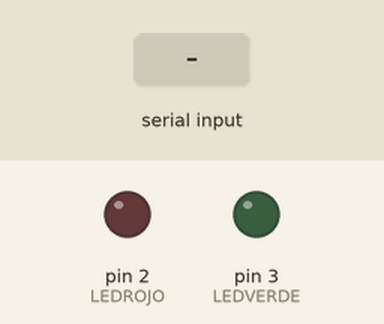
A sketch run on a simulated Arduino Uno, built with avr-gcc and run on an emulated ATmega328P. Parts: output pins drawn as LEDs (lit = HIGH). The test bench sets the inputs (shaded band).

Above: at 1.2 s.
1.3 s: "1" received over the second serial link
At 1.8 s:
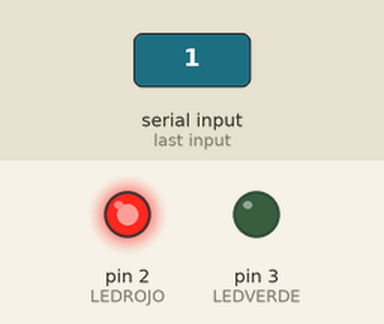
2.8 s: "3" received over the second serial link
At 4.0 s:
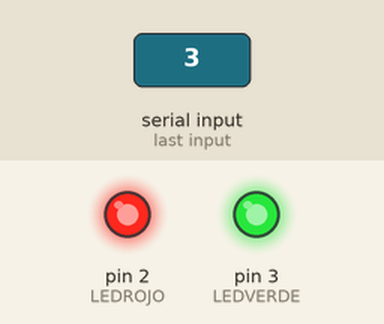
4.3 s: "2" received over the second serial link
At 5.3 s:
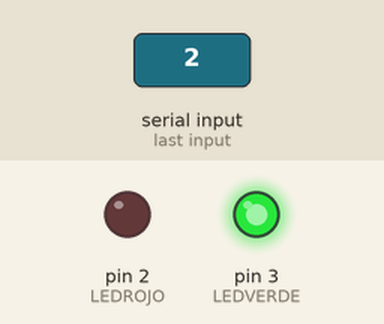
5.8 s: "4" received over the second serial link
At 6.5 s:
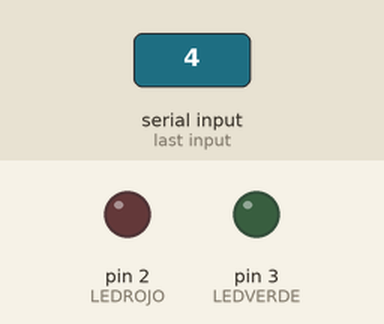
Timing chart, 0 to 8.3 s (numbered marks = the images above; inputs shaded):
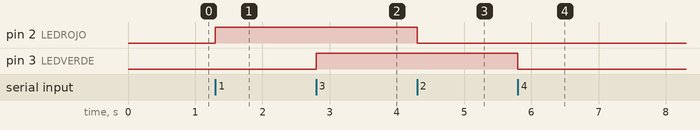

The sketch:

ejemplo-bluethoo-2.ino
```cpp
/*
  Capitulo 25 de Arduino desde cero en Español.
  Programa que permite encender y apagar dos LEDs mediante el modulo Bluetooth HC-05
  y una App en el telefono movil. La configuracion del modulo se realizo en el
  capitulo 24.

  Autor: bitwiseAr

*/

#include <SoftwareSerial.h> // libreria que permite establecer pines digitales
        // para comunicacion serie

SoftwareSerial miBT(10, 11);  // pin 10 como RX, pin 11 como TX

char DATO = 0;      // variable para almacenar caracter recibido
int LEDROJO = 2;    // LED rojo a pin digital numero 2
int LEDVERDE = 3;   // LED verde a pin digital numero 3

void setup(){
  miBT.begin(38400);    // comunicacion serie entre Arduino y el modulo a 38400 bps
  pinMode(LEDROJO, OUTPUT); // pin 2 como salida
  pinMode(LEDVERDE, OUTPUT);  // pin 3 como salida
}

void loop(){
if (miBT.available()){      // si hay informacion disponible desde modulo
  DATO = miBT.read();   // almacena en DATO el caracter recibido desde modulo

  if( DATO == '1' )   // si el caracter recibido es el numero 1
  digitalWrite(LEDROJO, HIGH);  // enciende LED rojo

  if( DATO == '2' )   // si el caracter recibido es el numero 2
  digitalWrite(LEDROJO, LOW); // apaga LED rojo

  if( DATO == '3' )   // si el caracter recibido es el numero 3
  digitalWrite(LEDVERDE, HIGH); // enciende LED verde

  if( DATO == '4' )   // si el caracter recibido es el numero 4
  digitalWrite(LEDVERDE, LOW);  // apaga LED verde
}
}
```

Measured:
- after the input at 1.3 s, pin 2 (LEDROJO): LOW → HIGH at once
- after the input at 2.8 s, pin 3 (LEDVERDE): LOW → HIGH at once
- after the input at 4.3 s, pin 2 (LEDROJO): HIGH → LOW at once
- after the input at 5.8 s, pin 3 (LEDVERDE): HIGH → LOW at once
